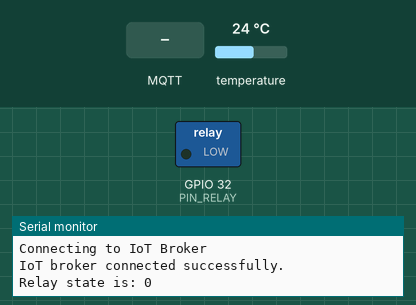
Recording of a program running on a simulated ESP32. Parts: switched loads named in the program (green lamp = pin HIGH), the last lines printed to the serial monitor. The test bench sets the inputs (shaded band); at power-on: temperature 24 °C. WiFi joins after 1.5 s; servers stay silent unless stated; no MQTT or app messages arrive unless stated.

Above: at 3.2 s.
3.3 s: MQTT message "on" arrives on the first subscribed topic
At 7.0 s:
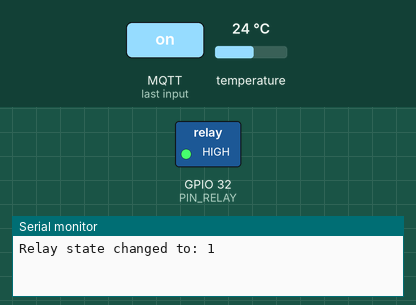
7.3 s: MQTT message "1" arrives on the first subscribed topic
At 9.5 s:
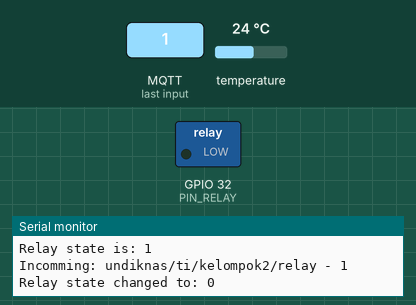
Timing chart, 0 to 11.0 s (numbered marks = the images above; inputs shaded):
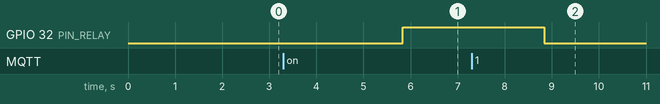

Measured:
- after the input at 3.3 s, GPIO 32 (PIN_RELAY): LOW → HIGH after 2.5 s
- after the input at 7.3 s, GPIO 32 (PIN_RELAY): HIGH → LOW after 1.5 s

The program:

main.cpp
```cpp
#include <Arduino.h>
#include <WiFi.h>
#include <OneWire.h>
#include <DallasTemperature.h>
#include <MQTT.h>

const char* WIFI_SSID = "Bilalaland";
const char* WIFI_PASS = "billameong";
const char* HOSTNAME = "PRAKIOT";
const char* IOTBROKER = "broker.hivemq.com";
#define PIN_RELAY 32

OneWire oneWire(4);
DallasTemperature sensors(&oneWire);
WiFiClient net;
MQTTClient iot;

float getAmbientTemperature()
{
  Serial.print("Requesting temperatures...");
  sensors.requestTemperatures();
  Serial.println("DONE");

  float tempC = sensors.getTempCByIndex(0);

  if(tempC != DEVICE_DISCONNECTED_C)
  {
    Serial.print("Temperature for the device 1 (index 0) is: ");
    Serial.print(tempC);
    Serial.print(" C");

    return tempC;
  }
  else
  {
    Serial.println("Error: Could not read temperature data");
    return -127;
  }
}

void setRelay(bool state)
{
  digitalWrite(PIN_RELAY, state);
  Serial.print("Relay state changed to: ");
  Serial.print(state);
  Serial.println();
}

bool getRelay()
{
  bool state = digitalRead(PIN_RELAY);
  Serial.print("Relay state is: ");
  Serial.print(state);
  Serial.println();
  return state;
}

void messageReceived(String &topic, String &payload)
{
  Serial.println("Incomming: " + topic + " - " + payload);

  if(topic == "undiknas/ti/kelompok2/relay")
  {
    if(payload == "on")
    {
      setRelay(1);
    }
    else
    {
      setRelay(0);
    }
  }
}

void setup() {
  Serial.begin(115200);
  pinMode(PIN_RELAY,OUTPUT);

  WiFi.mode(WIFI_STA);
  WiFi.begin(WIFI_SSID, WIFI_PASS);
  WiFi.setHostname(HOSTNAME);

  Serial.print("Connecting to WiFi");
  while(WiFi.status() != WL_CONNECTED)
  {
    Serial.print(".");
    delay(1000);
  }
  Serial.println("");
  Serial.println("WiFi connected successfully.");

  sensors.begin();

  iot.begin(IOTBROKER, net);
  iot.onMessage(messageReceived);

  Serial.print("Connecting to IoT Broker");
  while(!iot.connect("Kelompok2", "public", "public"))
  {
    Serial.print(".");
    delay(1000);
  }
  Serial.println("");
  Serial.println("IoT broker connected successfully.");

  iot.subscribe("undiknas/ti/kelompok2/relay");
  iot.subscribe("undiknas/ti/+/chatroom");
}

unsigned long intervalCounterRelay = 0;
unsigned long intervalCounterSensor = 0;

void loop() {
  // put your main code here, to run repeatedly:

  unsigned long now = millis();

  if( (now - intervalCounterRelay) > 1000)
  {
    intervalCounterRelay = now;

    bool relayState = getRelay();
    iot.publish("undiknas/ti/kelompok2/relay/state", String(relayState));
  }

  if( (now - intervalCounterSensor) > 5000)
  {
    intervalCounterSensor = now;

    float suhu = getAmbientTemperature();
    iot.publish("undiknas/ti/kelompok2/sensor/suhu", String(suhu));
  }

  iot.loop();
  delay(3000);
}
```
